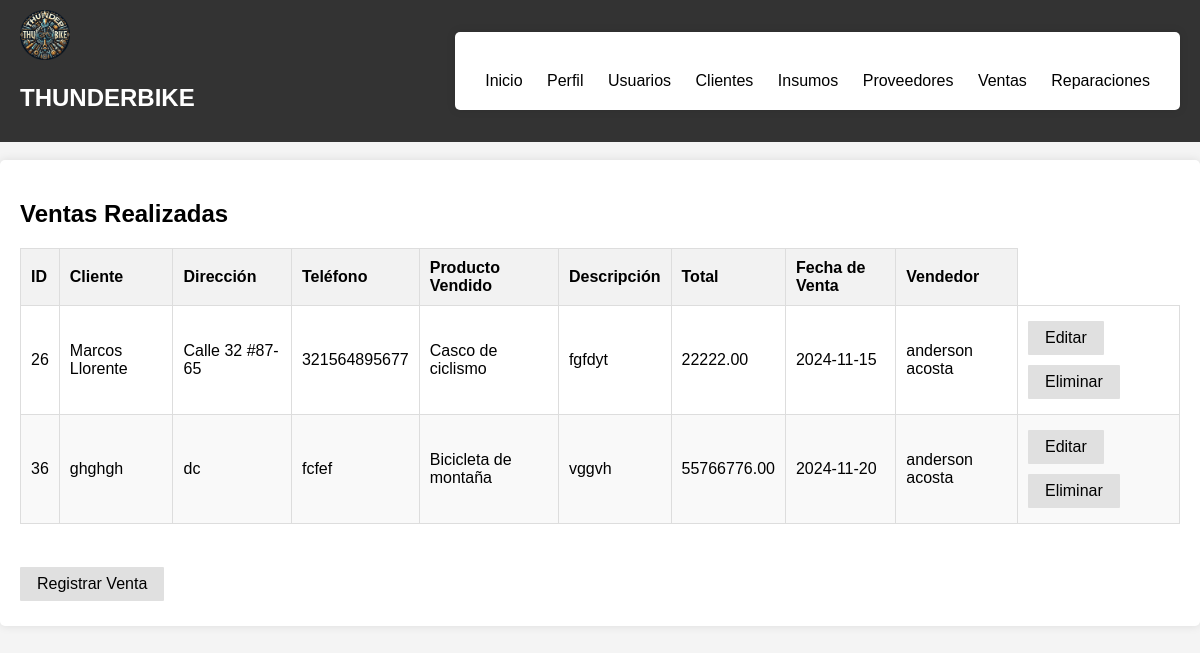
/ventas.php, run on an earlier commit of the app's database.
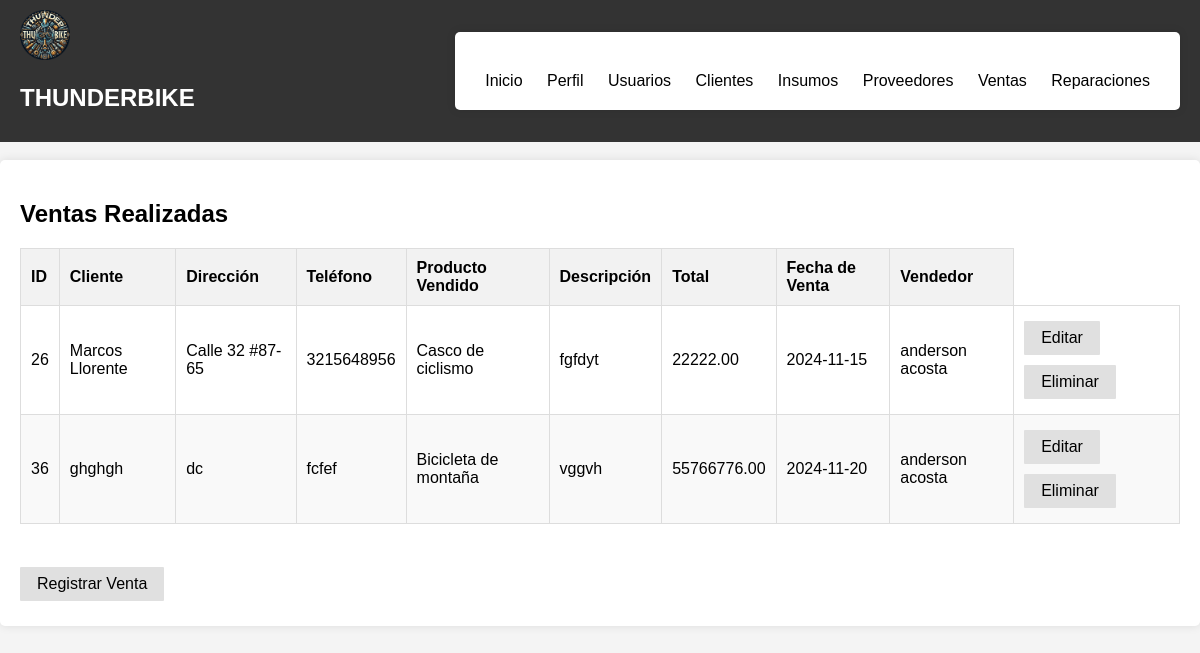
And on a later commit of the database.
### tables this page shows
CREATE TABLE `ventas` (
  `id` int(11) NOT NULL,
  `cliente_id` int(11) DEFAULT NULL,
  `fecha_venta` date DEFAULT NULL,
  `total` decimal(10,2) DEFAULT NULL,
  `descripcion_venta` text DEFAULT NULL,
  `producto_vendido_id` int(11) DEFAULT NULL,
  `usuario_id` int(11) DEFAULT NULL,
  `vendedor` varchar(40) NOT NULL
);

CREATE TABLE `clientes` (
  `id` int(11) NOT NULL,
  `numero_identificacion` varchar(30) NOT NULL,
  `nombre` varchar(100) DEFAULT NULL,
  `direccion` varchar(255) DEFAULT NULL,
  `telefono` varchar(15) DEFAULT NULL,
  `correo` varchar(30) NOT NULL
);

CREATE TABLE `productos` (
  `id` int(11) NOT NULL,
  `nombre` varchar(100) DEFAULT NULL,
  `descripcion` text DEFAULT NULL,
  `precio` decimal(10,2) DEFAULT NULL,
  `imagen` blob DEFAULT NULL,
  `cantidad` int(11) DEFAULT 0
);

CREATE TABLE `usuarios` (
  `id` int(11) NOT NULL,
  `nombre` varchar(255) NOT NULL,
  `correo` varchar(255) NOT NULL,
  `clave` varchar(255) NOT NULL,
  `rol` varchar(255) NOT NULL DEFAULT 'usuario',
  `fecha_creacion` timestamp NOT NULL DEFAULT current_timestamp(),
  `fecha_modificacion` timestamp NULL DEFAULT NULL
);

### ventas.php (the view, shortened to what this page needs)
<?php
$dsn = 'mysql:host=localhost;dbname=thunderbike;charset=utf8';
$username = 'root';
$password = '';
try {
    $pdo = new PDO($dsn, $username, $password);
    $pdo->setAttribute(PDO::ATTR_ERRMODE, PDO::ERRMODE_EXCEPTION);
} catch (PDOException $e) {
    die("Conexión fallida: " . $e->getMessage());
}
$sql_ventas = "SELECT v.id, c.nombre AS nombre_cliente, c.direccion, c.telefono, p.nombre AS nombre_producto, v.descripcion_venta, v.total, v.fecha_venta, u.nombre AS nombre_vendedor
                FROM ventas v
                JOIN clientes c ON v.cliente_id = c.id
                JOIN productos p ON v.producto_vendido_id = p.id
                JOIN usuarios u ON v.usuario_id = u.id";
$stmt_ventas = $pdo->query($sql_ventas);
$result_ventas = $stmt_ventas->fetchAll(PDO::FETCH_ASSOC);
?>
<!DOCTYPE html>
<html lang="es">
<head>
</head>
<body>
    <nav class="navtop">
        <div>
            <h1>THUNDERBIKE</h1>
        </div>
        <div>
            <div class="container">
                <div class="button-container">
                    <a href="inicio.php" id="indexBtn" class="button">Inicio</a>
                    <a href="perfil.php" id="perfilBtn" class="button">Perfil</a>
                    <a href="usuarios.php" id="usuariosBtn" class="button">Usuarios</a>
                    <a href="clientes.php" id="clientesBtn" class="button">Clientes</a>
                    <a href="insumos.php" id="InsumosBtn" class="button">Insumos</a>
                    <a href="proveedores.php" id="proveedoresBtn" class="button">Proveedores</a>
                    <a href="ventas.php" id="ventasBtn" class="button">Ventas</a>
                    <a href="reparaciones.php" id="reparacionesBtn" class="button">Reparaciones</a>
                </div>
            </div>
        </div>
    </nav>
    <br>
    <div class="container">
        <h2>Ventas Realizadas</h2>
        <div class="scrollable-table">
            <table>
            <thead>
                <tr>
                <th>ID</th>
                <th>Cliente</th>
                <th>Dirección</th>
                <th>Teléfono</th>
                <th>Producto Vendido</th>
                <th>Descripción</th>
                <th>Total</th>
                <th>Fecha de Venta</th>
                <th>Vendedor</th>
                </tr>
            </thead>
            <tbody>
        <?php
        if (is_array($result_ventas) && count($result_ventas) > 0) {
            foreach ($result_ventas as $row) {
                echo "<tr>";
                echo "<td>" . htmlspecialchars($row["id"]) . "</td>";
                echo "<td>" . htmlspecialchars($row["nombre_cliente"]) . "</td>";
                echo "<td>" . htmlspecialchars($row["direccion"]) . "</td>";
                echo "<td>" . htmlspecialchars($row["telefono"]) . "</td>";
                echo "<td>" . htmlspecialchars($row["nombre_producto"]) . "</td>";
                echo "<td>" . htmlspecialchars($row["descripcion_venta"]) . "</td>";
                echo "<td>" . htmlspecialchars($row["total"]) . "</td>";
                echo "<td>" . htmlspecialchars($row["fecha_venta"]) . "</td>";
                echo "<td>" . htmlspecialchars($row["nombre_vendedor"]) . "</td>";
                echo "<td>
                        <a href='controladores/editar_venta.php?id=" . htmlspecialchars($row["id"]) . "' class='btn'>Editar</a>
                        <a href='controladores/eliminar_venta.php?id=" . htmlspecialchars($row["id"]) . "' class='btn' onclick='return confirm(\"¿Estás seguro de que deseas eliminar esta venta?\");'>Eliminar</a>
                    </td>";
                echo "</tr>";
            }
        } else {
            echo "<tr><td colspan='10'>No se encontraron ventas.</td></tr>";
        }
        ?>
                </tbody>
            </table>
        </div>
        <br>
        <a href="#" id="showFormBtn" class="btn">Registrar Venta</a>
    </div>
</body>
</html>

What changed in the data, as far as the page shows it:
changed through a linked row, ventas "fgfdyt": cliente.telefono "321564895677" → "3215648956"
